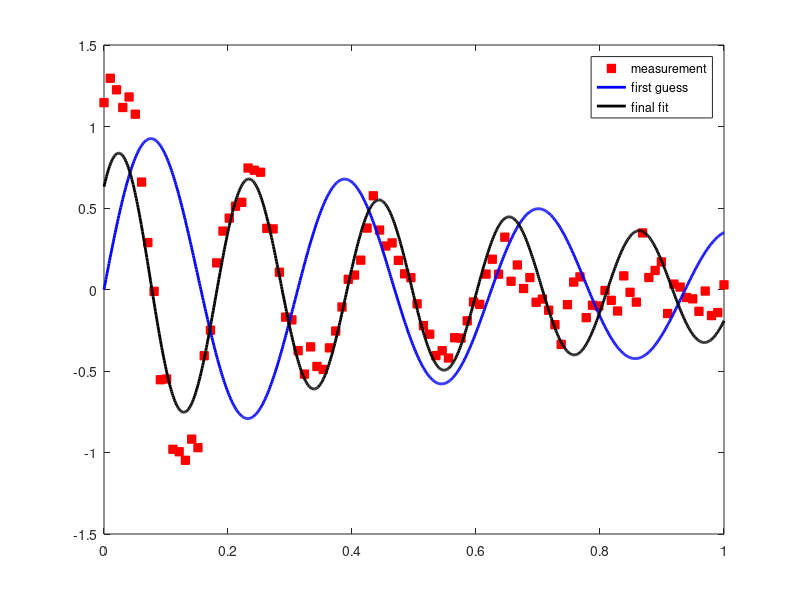
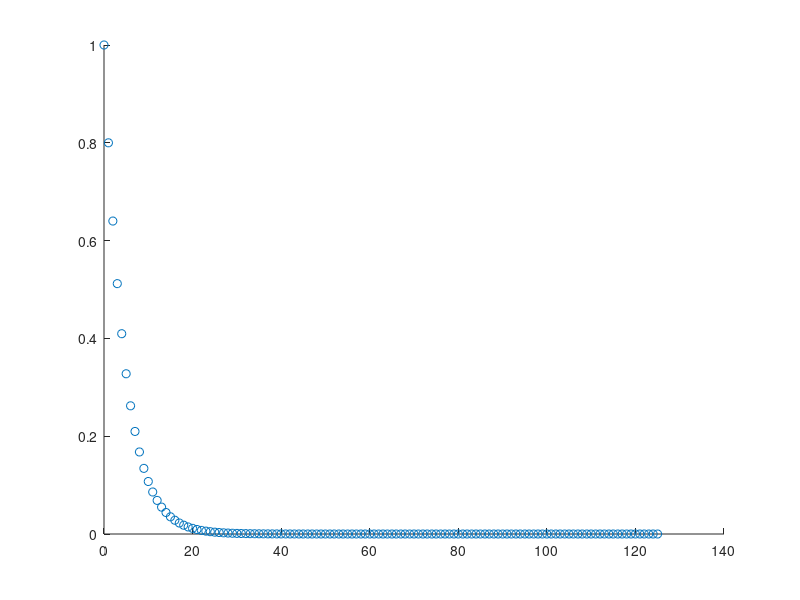
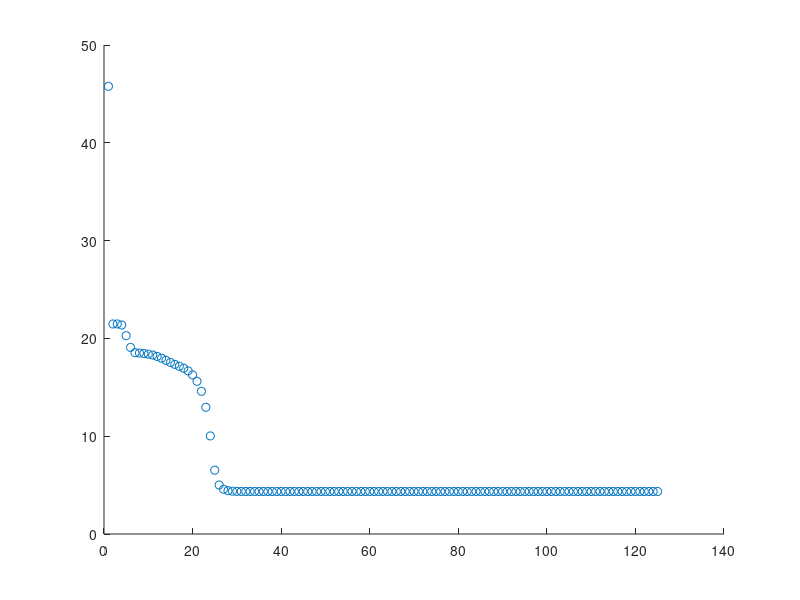

The MATLAB source for these figures, in order:
load("LM04Data.mat")

nfontslatex = 18;
nfonts = 14;

a = 1;

k_max = 125;
h = @(x,t) x(1).*exp(-a*t).*sin(x(2)*t+x(3));
f = @(x) x(1).*exp(-a*t).*sin(x(2)*t+x(3))-y;
x0 = [1, 6.4*pi, 0]';
n = length(x0);

J = @(x) [exp(-a*t).*sin(x(2)*t+x(3)) x(1)*t.*exp(-a*t).*cos(x(2)*t+x(3)) x(1)*exp(-a*t).*cos(x(2)*t+x(3))];
X = zeros(n,k_max+1);
Ls = zeros(1, k_max + 1);

Ls(:, 1) = 1.0;

X(:,1) = x0;
L = 1.0;


for k = 1:k_max
    x = X(:,k);
    Ls(k) = L;
    xNew = x - ((J(x)'*J(x)) + L*eye(n))\J(x)'*f(x);
    if ( norm(f(xNew)) < norm(f(x0)) )
        X(:,k+1) = xNew;
        L = 0.8*L;
    else
        X(:,k+1) = x;
        L = 2*L;
    end
    Ls(k + 1) = L;
end
xOptimal = X(:,end);



% rys1
plot01 = plot(t,y,"s","MarkerEdgeColor","r","MarkerFaceColor","r");
hold on
tPlot = linspace(t(1),t(end),1e+3)';
plot02 = plot(tPlot,h(x0,tPlot),"b","LineWidth",2);
plot03 = plot(tPlot,h(xOptimal,tPlot),"k","LineWidth",2);
legend([plot01,plot02,plot03],"measurement", "first guess", "final fit")



% rys2
% subplot(3,1,1)
% plot((0:k_max),X(1,:),"k","LineWidth",2)
% ylabel("$A$ [a.u.]","Interpreter","Latex","FontSize",nfontslatex)
% subplot(3,1,2)
% plot((0:k_max),X(2,:),"k","LineWidth",2)
% ylabel("$\omega$ [rad/s]","Interpreter","Latex","FontSize",nfontslatex)
% subplot(3,1,3)
% plot((0:k_max),X(3,:),"k","LineWidth",2)
% ylabel("$\varphi$ [rad]","Interpreter","Latex","FontSize",nfontslatex)
% xlabel("iteration number","Interpreter","Latex","FontSize",nfontslatex)


% rys3
figure
scatter(0:1:k_max, Ls)
% rys4
figure
y_norm = zeros(1, k_max);
for k = 1:k_max
    y_norm(:, k) = power(norm(f(X(:, k))), 2);
end
scatter(1:1:k_max, y_norm);


% % Objective function
% fun = @(x) sum((x(1)*sin(x(2)*t + x(3)) - y).^2);
% 
% % Initial guess
% x0 = [2; 2; 2];
% 
% % Constraints (if any)
% A = [];
% b = [];
% Aeq = [];
% beq = [];
% lb = [];
% ub = [];
% 
% % Solve the optimization problem
% options = optimset('Display', 'iter');
% [x_optimal, fval] = fmincon(fun, x0, A, b, Aeq, beq, lb, ub, [], options);
% 
% % Extract optimal values
% optimal_A = x_optimal(1);
% optimal_omega = x_optimal(2);
% optimal_phi = x_optimal(3);
% 
% scatter(t, y);
% hold on;
% plot(t, optimal_A*sin(optimal_omega*t+optimal_phi));
% hold off;
% 
